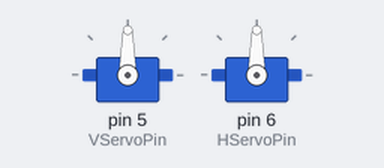
Simulated run of this sketch. Board: Arduino Uno, built with avr-gcc and run on an emulated ATmega328P. Parts: 2 × servo.

Above: at 0.05 s.
At 4.75 s:
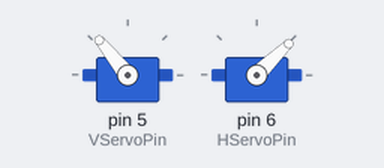
At 9.45 s:
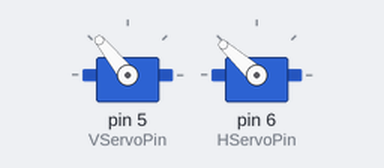
At 18.95 s:
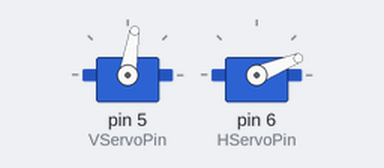
Timing chart, 0 to 24.7 s (numbered marks = the images above):
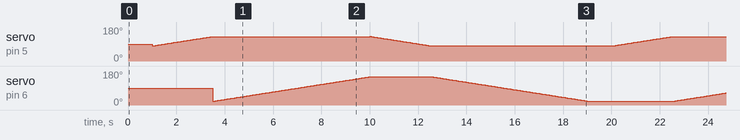

The sketch:

Solar_Servos.ino
```cpp
#include <Servo.h>

Servo VServo;
Servo HServo;

int VServoPin = 5;
int MaxVAngle = 130;
int MinVAngle = 80;
int VAngle;

int HServoPin = 6;
int MaxHAngle = 150;
int MinHAngle = 20;
int HAngle;

int MotorWait = 50;


void setup() {
VServo.attach(VServoPin);
HServo.attach(HServoPin);
}

void loop() {

delay(1000);
VAngle = MinVAngle;
HAngle = MinHAngle;


//turn the servos from their min angles to their max angles
while(VAngle < MaxVAngle){
  VServo.write(VAngle);

  delay(MotorWait);
  VAngle = VAngle + 1;
}

while(HAngle < MaxHAngle){
  HServo.write(HAngle);

  delay(MotorWait);
  HAngle = HAngle + 1;
}


//turn the servos from their max angles to their min angles
while(VAngle > MinVAngle){
  VServo.write(VAngle);
  delay(MotorWait);
  VAngle = VAngle - 1;
}

while(HAngle > MinHAngle){
  HServo.write(HAngle);
  delay(MotorWait);
  HAngle = HAngle - 1;

}


}
```
